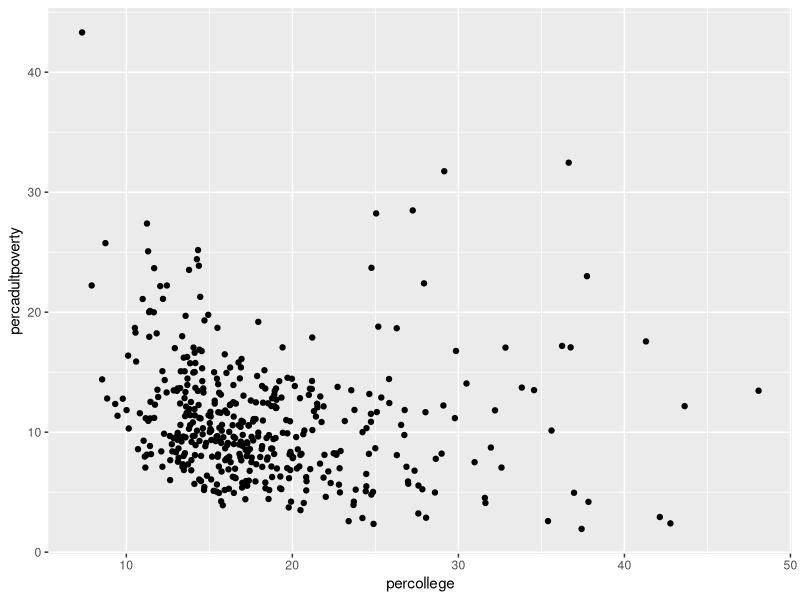
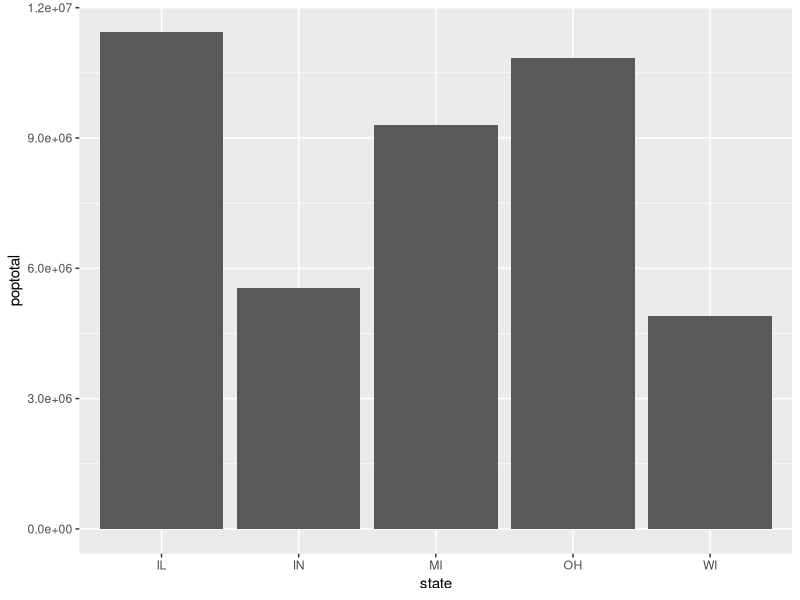
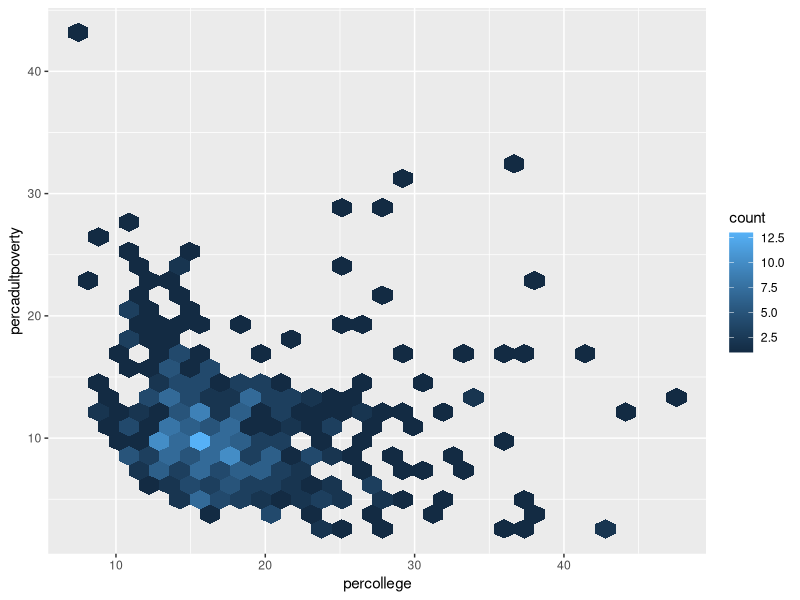
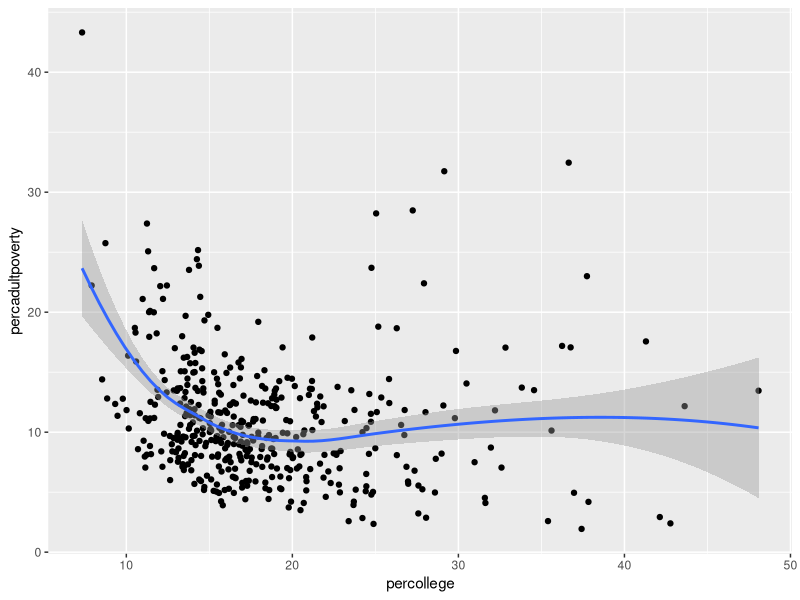
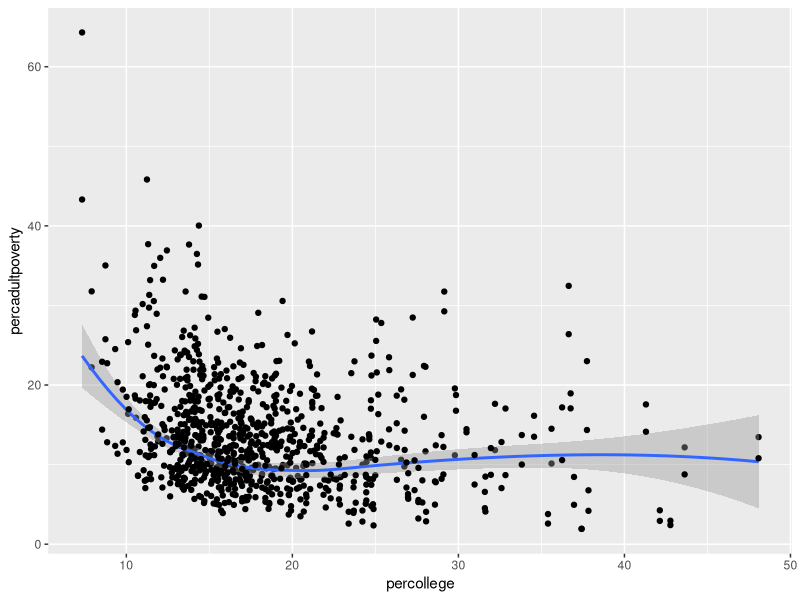
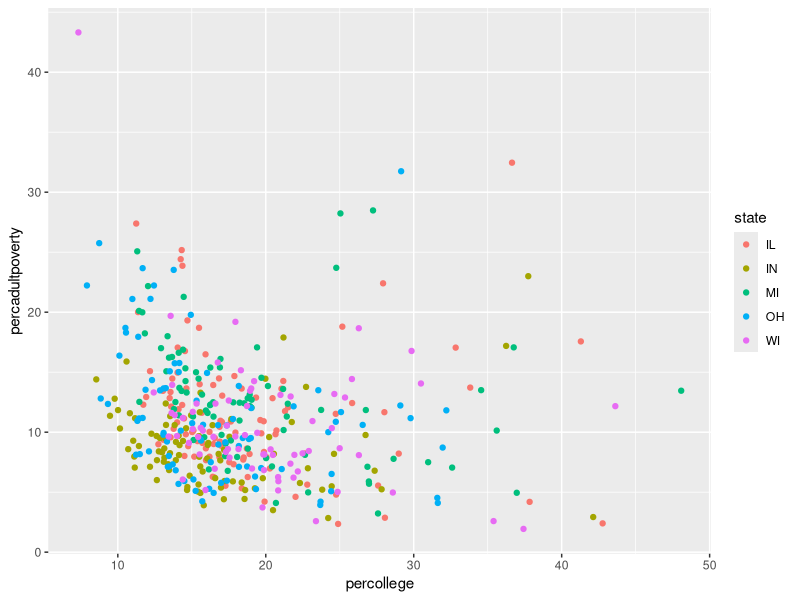
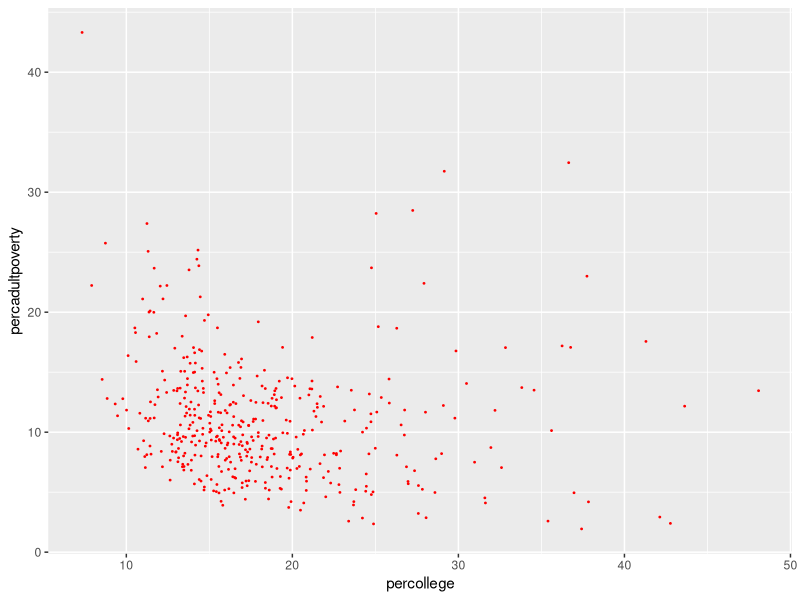
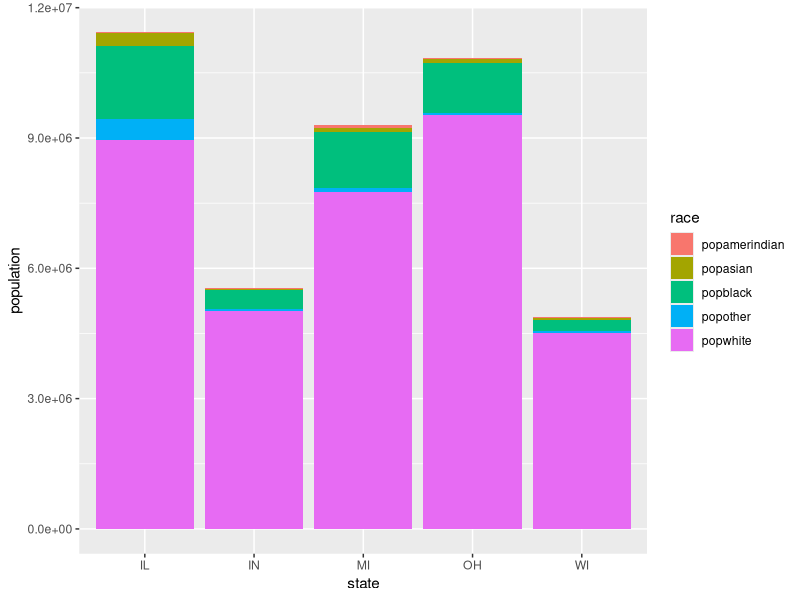

These charts were generated, in order, by the following R code:
########## ggplot2 ##########

install.packages("ggplot2")
library("ggplot2")

install.packages("hexbin")
library("hexbin")

library("dplyr")

library("tidyr")

####### plotting midwest built-in data set within ggplot2 #####
View(midwest)

ggplot(midwest) +  # this will plot a blank canvas, the layers on canvas are added with "+"
  geom_point(mapping = aes( # there are a list of geom_functions that can be called by geom_"some function", here geom_point present each data point with a dot
    x = percollege, y = percadultpoverty # aes define x and y axis, if the labels are strings you can use aes_string() instead
  ))

ggplot(midwest) +
  geom_col(mapping = aes(x = state, y = poptotal))

ggplot(data = midwest) +
  geom_hex(mapping = aes(x = percollege, y = percadultpoverty)) # error: Package `hexbin` required for `stat_binhex`, so installed package above

ggplot(data = midwest) +
  geom_point(mapping = aes(x = percollege, y = percadultpoverty)) +
  geom_smooth(mapping = aes(x = percollege, y = percadultpoverty))

#### if we have two or more geom_functions that share the same mapping we can use below
ggplot(data = midwest, mapping = aes(x = percollege, y = percadultpoverty)) +
  geom_point() +
  geom_smooth() +
  geom_point(mapping = aes(y = percchildbelowpovert)) # this geometry uses x from ggploy but uses this y instead hoever the y-axis label is still the original ggploy y-axis name
          
# use aesthetic mapping for coloring some data
ggplot(data = midwest) +
  geom_point(
    mapping = aes(x = percollege, y = percadultpoverty, color = state) # this will dedicate a color for each state name in column "state"
  )

ggplot(data = midwest) +
  geom_point(mapping = aes(x = percollege, y = percadultpoverty), color = "red", size = 0.3) # this will color each data point red with a size of 0.3

# using dplyr and tidyr commands to wrangle data and prepare the data order required for a specific ggplotting
state_race_long <- midwest %>%
  select(state, popwhite, popblack, popamerindian, popasian, popother) %>%
  gather(key = race, value = population, -state)
View(state_race_long)
# create stacked bar chart
ggplot(state_race_long) +
  geom_col(mapping = aes(x = state, y =population, fill = race)) # fill will collor inside the bar whereas color only color the data point

# the above plot overlap the population for all races in each state but in order to avoid overlap we can use filling to 100% by using position = "fill"
ggplot(state_race_long) +
  geom_col(mapping = aes(x = state, y = population, fill = race), position = "fill")

# comparitively you can seperate the population for each reace in each state seperately besides each other by using position = 
"dodge"
ggplot(state_race_long) +
  geom_col(mapping = aes(x = state, y = population, fill = race), position = "dodge")

# use a specific scale and limit for plots; make two plots with same coloring and scale for an easier comparison
labeled <- midwest %>%
  mutate(location = if_else(inmetro == 0, "Rural", "Urban")) # if inmtero is equal to zero put it as "Rural" in the location new column otherwise put as "Urban"
View(labeled)

wisconsin_data <- labeled %>% filter(state == "WI")
View(wisconsin_data)

michigan_data <- labeled %>% filter(state == "MI")
View(michigan_data)

x_scale <- scale_x_continuous(limits = range(labeled$percollege))
y_scale <- scale_y_continuous(limits = range(labeled$percadultpoverty))
color_scale <- scale_color_discrete(limits = unique(labeled$location)) # define discrete color for a unique set of urban/rural in location column

ggplot(wisconsin_data) +
  geom_point(mapping = aes(x = percollege, y = percadultpoverty, color = location)) +
  x_scale +
  y_scale +
  color_scale

ggplot(michigan_data) +
  geom_point(mapping = aes(x = percollege, y = percadultpoverty, color = location)) +
  x_scale +
  y_scale +
  color_scale

# use ColorBrewer palettes for coloring in your plot
ggplot(midwest) +
  geom_point(
    mapping = aes(x = percollege, y = percadultpoverty, color = state)
  ) +
  scale_color_brewer(palette =  "Set3")  # use Set3 color palette
  
####### help commands
? midwest
? gather
